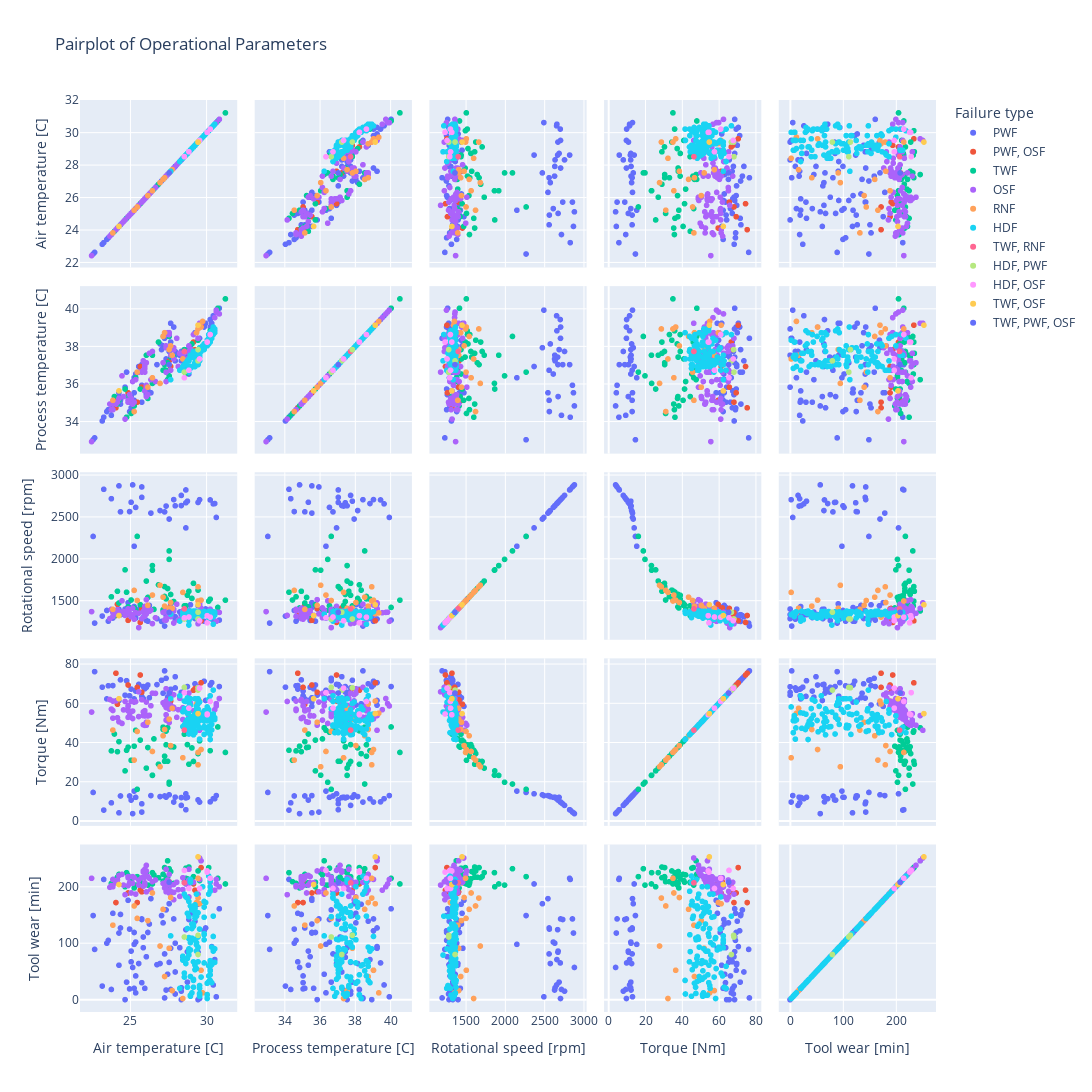

Notebook cell for this chart:
### Markdown cell above
## Hypothesis Testing
### **Question 1:** Does a relationship exist between operational parameters and the occurrence of machine failures?

`Null Hypothesis (H0)`: There is no significant relationship between the operational parameters and `machine failure`.

`Alternate Hypothesis (H1)`: There is a significant relationship between the operational parameters `machine failure`.

### **Question 2**: Given the operational parameters and machine states available in the dataset, can we identify patterns or conditions indicative of an impending failure?

`Null Hypothesis (H0)`: There are no patterns or conditions in the operational parameters and machine states available in the dataset that are indicative of an impending failure.

`Alternate Hypothesis (H1)`: There are patterns or conditions in the operational parameters and machine states available in the dataset that are indicative of an impending failure.

### Code cell
color = 'Failure type' if 'Failure type' in filtered_df.columns else None

fig = px.scatter_matrix(filtered_df, dimensions=columns_to_plot, color=color, title="Pairplot of Operational Parameters")
fig.update_layout(height=1200, width=1200)
fig.show()

fig.write_image('../img/pairplot_ops_params1.png')

### Figure 1 — Plotly figure (JSON) as saved in the notebook; plotly's stock layout.template omitted (floating-point values rounded to 4 significant figures)
{"data": [{"dimensions": [{"axis": {"matches": true}, "label": "Air temperature [C]", "values": [25.75, 25.25, 25.05, 25.25, 24.95, 24.35, 24.25, 24.25, 24.75, 23.25, 22.65, 22.55, 23.15, 23.75, 23.45, 23.55, 23.85, 25.25, 25.75, 24.85, 25.15, 25.05, 24.95, 25.35, 26.15, 26.35, 26.25, 25.75, 26.05, 25.95, 27.45, 27.35, 27.25, 28.35, 28.35, 28.65, 29.55, 29.45, 28.95, 28.75, 28.75, 28.65, 28.65, 28.85, 29.45, 30.55, 30.25, 30.35, 30.65, 30.45, 30.85, 30.25, 29.45, 29.85, 29.95, 29.25, 27.55, 27.95, 27.95, 28.25, 28.45, 28.35, 27.95, 27.65, 27.55, 27.35, 26.75, 26.95, 27.15, 27.05, 27.25, 27.65, 27.85, 25.85, 25.55, 25.35, 24.35, 24.65, 25.85, 25.35]}, {"axis": {"matches": true}, "label": "Process temperature [C]", "values": [35.95, 35.15, 35.35, 35.55, 35.05, 35.15, 35.35, 35.55, 36.65, 34.25, 33.15, 33.05, 34.05, 34.35, 34.55, 34.65, 34.75, 36.35, 37.05, 35.55, 34.85, 34.75, 34.55, 35.05, 35.75, 35.55, 35.55, 35.05, 35.45, 35.65, 36.25, 36.65, 36.75, 37.75, 37.25, 37.45, 38.45, 38.35, 38.05, 37.85, 37.45, 36.95, 37.05, 36.55, 37.05, 38.85, 39.05, 39.25, 39.95, 39.65, 40.05, 39.45, 38.95, 39.05, 39.25, 38.75, 37.75, 37.75, 37.25, 37.55, 37.45, 37.55, 37.55, 38.25, 37.95, 37.35, 37.05, 38.15, 38.05, 37.85, 38.45, 39.25, 39.05, 37.15, 36.95, 36.55, 34.95, 35.85, 37.05, 36.35]}, {"axis": {"matches": true}, "label": "Rotational speed [rpm]", "values": [2861, 1433, 2678, 1421, 1420, 2564, 1399, 2874, 1336, 2833, 1235, 2270, 1319, 2721, 1386, 1258, 1296, 2153, 2737, 1479, 2886, 1313, 2567, 1301, 1258, 2549, 1446, 1372, 1267, 1320, 1367, 1324, 2563, 2760, 2639, 2672, 2709, 1442, 1454, 2691, 1331, 2372, 2825, 1386, 2676, 2663, 1337, 1284, 2497, 2659, 1271, 2706, 1288, 1257, 1404, 1290, 1356, 1282, 1312, 1368, 1309, 1336, 2636, 1322, 2478, 2633, 1288, 2579, 1381, 1255, 1200, 1465, 2710, 1303, 1402, 2617, 1334, 1403, 1377, 1294]}, {"axis": {"matches": true}, "label": "Torque [Nm]", "values": [4.6, 62.3, 10.7, 60.7, 63.9, 12.8, 61.5, 4.2, 71.6, 5.6, 76.2, 14.6, 68.3, 9.3, 62.3, 69, 69.1, 15.3, 8.8, 58.5, 3.8, 67.3, 12.8, 66.3, 69.4, 13, 62.9, 63.6, 68.2, 67.5, 63.2, 72.8, 12.8, 8, 12, 11.8, 9.7, 59.8, 59.2, 12.1, 68.6, 13.9, 5.8, 62.7, 10.8, 11.4, 69.4, 70.6, 13, 11.4, 68.6, 9.8, 68.5, 71.3, 61.5, 70, 65.3, 67.9, 73.6, 63.7, 65.8, 65.6, 12.2, 67.2, 13.4, 12.2, 69.6, 12.5, 65.2, 71.8, 76.6, 59.1, 9.7, 68.6, 69.7, 12.1, 72, 64.2, 62.5, 66.7]}, {"axis": {"matches": true}, "label": "Tool wear [min]", "values": [143, 20, 86, 119, 19, 127, 61, 118, 31, 213, 89, 149, 24, 18, 100, 105, 153, 98, 142, 176, 57, 67, 125, 42, 119, 179, 134, 30, 76, 20, 45, 159, 81, 15, 21, 124, 2, 169, 153, 31, 85, 205, 215, 142, 84, 71, 52, 94, 5, 26, 161, 65, 0, 122, 127, 139, 66, 10, 49, 92, 75, 0, 100, 18, 170, 17, 62, 64, 136, 149, 3, 91, 143, 111, 64, 102, 151, 0, 92, 12]}], "hovertemplate": "Failure type=PWF<br>%{xaxis.title.text}=%{x}<br>%{yaxis.title.text}=%{y}<extra></extra>", "legendgroup": "PWF", "marker": {"color": "#636efa", "symbol": "circle"}, "name": "PWF", "showlegend": true, "type": "splom"}, {"dimensions": [{"axis": {"matches": true}, "label": "Air temperature [C]", "values": [25.75, 25.65, 24.85, 29.25, 29.15, 29.65, 27.65, 27.55, 24.15, 24.05, 25.45]}, {"axis": {"matches": true}, "label": "Process temperature [C]", "values": [35.85, 36.95, 35.55, 37.85, 38.25, 39.15, 36.95, 37.25, 35.15, 34.75, 35.05]}, {"axis": {"matches": true}, "label": "Rotational speed [rpm]", "values": [1410, 1243, 1268, 1338, 1333, 1262, 1405, 1416, 1459, 1326, 1361]}, {"axis": {"matches": true}, "label": "Torque [Nm]", "values": [65.7, 74.5, 69.4, 67.6, 66.7, 70.5, 61.2, 61.8, 59.6, 75.4, 68.2]}, {"axis": {"matches": true}, "label": "Tool wear [min]", "values": [191, 194, 189, 194, 205, 234, 189, 209, 207, 172, 172]}], "hovertemplate": "Failure type=PWF, OSF<br>%{xaxis.title.text}=%{x}<br>%{yaxis.title.text}=%{y}<extra></extra>", "legendgroup": "PWF, OSF", "marker": {"color": "#EF553B", "symbol": "circle"}, "name": "PWF, OSF", "showlegend": true, "type": "splom"}, {"dimensions": [{"axis": {"matches": true}, "label": "Air temperature [C]", "values": [25.65, 23.75, 24.85, 24.75, 25.05, 25.25, 26.45, 26.15, 26.55, 27.45, 27.55, 28.75, 29.05, 29.45, 28.85, 29.15, 28.65, 29.55, 30.15, 30.25, 31.25, 30.75, 27.25, 27.65, 27.85, 27.35, 27.15, 28.55, 27.45, 26.85, 27.35, 27.55, 27.15, 27.25, 26.05, 25.35, 24.25, 23.95, 24.15, 24.65, 26.45, 25.45]}, {"axis": {"matches": true}, "label": "Process temperature [C]", "values": [35.75, 34.65, 35.35, 34.25, 34.45, 34.85, 36.05, 35.25, 36.15, 36.25, 36.45, 37.75, 38.15, 38.35, 37.65, 37.75, 36.55, 37.35, 38.25, 38.85, 40.55, 40.05, 37.05, 37.45, 37.45, 36.75, 36.75, 37.85, 37.15, 38.25, 38.65, 38.55, 38.55, 38.65, 37.55, 36.35, 35.15, 35.35, 34.95, 35.75, 37.55, 36.65]}, {"axis": {"matches": true}, "label": "Rotational speed [rpm]", "values": [1455, 1549, 1429, 1604, 1511, 1416, 1867, 1542, 1399, 1380, 1996, 1567, 1530, 1629, 1615, 1710, 1442, 1446, 1497, 1521, 1509, 1422, 1671, 1577, 1493, 1397, 1394, 1441, 1648, 1692, 1524, 2097, 1374, 1553, 1737, 1385, 1475, 1323, 1615, 1871, 1922, 2271]}, {"axis": {"matches": true}, "label": "Torque [Nm]", "values": [41.3, 35.8, 37.7, 36.1, 31, 38.2, 23.4, 37.5, 41.9, 47.6, 19.8, 39, 37.3, 34.4, 29, 30.4, 45.3, 40.9, 46, 35.9, 35, 48, 30.5, 37.9, 37.8, 45.9, 46.7, 44.3, 30.5, 29, 38.9, 18.9, 47.9, 33.1, 27, 46.3, 40.5, 44.4, 35.4, 25.6, 23.3, 16.2]}, {"axis": {"matches": true}, "label": "Tool wear [min]", "values": [208, 206, 220, 225, 209, 198, 225, 203, 221, 246, 203, 214, 207, 228, 235, 218, 233, 211, 234, 215, 205, 215, 234, 227, 206, 210, 210, 208, 217, 216, 214, 232, 222, 209, 225, 203, 222, 207, 217, 200, 205, 218]}], "hovertemplate": "Failure type=TWF<br>%{xaxis.title.text}=%{x}<br>%{yaxis.title.text}=%{y}<extra></extra>", "legendgroup": "TWF", "marker": {"color": "#00cc96", "symbol": "circle"}, "name": "TWF", "showlegend": true, "type": "splom"}, {"dimensions": [{"axis": {"matches": true}, "label": "Air temperature [C]", "values": [25.25, 25.15, 24.85, 24.85, 24.85, 24.55, 24.45, 23.65, 22.45, 23.85, 23.85, 23.75, 23.85, 25.85, 25.85, 25.55, 25.05, 24.85, 24.65, 26.35, 26.15, 26.05, 25.95, 26.05, 26.05, 26.65, 27.35, 27.35, 28.15, 28.25, 28.45, 28.85, 28.85, 29.45, 28.95, 28.85, 28.75, 30.25, 30.55, 30.65, 30.85, 30.65, 29.65, 29.55, 29.55, 29.15, 27.65, 27.85, 27.85, 27.85, 27.65, 28.45, 28.05, 27.15, 27.45, 27.35, 27.35, 27.55, 27.35, 27.25, 27.55, 27.55, 26.45, 26.25, 25.55, 24.25, 24.05, 24.15, 24.95, 25.95, 25.85, 25.95, 25.75, 25.95, 25.95, 26.05, 25.35, 25.15]}, {"axis": {"matches": true}, "label": "Process temperature [C]", "values": [35.05, 34.95, 35.05, 35.15, 35.15, 35.35, 36.45, 34.95, 32.95, 34.65, 34.65, 34.65, 34.95, 37.25, 37.25, 36.65, 35.25, 35.05, 34.15, 36.25, 35.45, 35.35, 35.65, 35.85, 35.95, 36.15, 36.15, 36.65, 36.95, 37.65, 37.65, 37.75, 38.05, 38.45, 37.85, 37.65, 37.35, 38.65, 39.55, 39.95, 39.75, 39.85, 39.25, 39.25, 39.05, 38.65, 37.55, 37.95, 37.85, 37.35, 36.75, 37.55, 38.45, 37.15, 38.75, 37.95, 38.05, 38.65, 38.65, 38.65, 38.75, 38.75, 37.75, 37.65, 36.65, 35.25, 34.95, 35.05, 35.45, 36.65, 36.75, 36.85, 36.65, 36.95, 37.05, 37.15, 36.25, 36.15]}, {"axis": {"matches": true}, "label": "Rotational speed [rpm]", "values": [1282, 1412, 1348, 1362, 1405, 1373, 1501, 1289, 1372, 1385, 1316, 1400, 1362, 1365, 1371, 1354, 1310, 1365, 1327, 1390, 1384, 1378, 1329, 1515, 1345, 1299, 1417, 1379, 1269, 1285, 1355, 1378, 1270, 1227, 1351, 1383, 1340, 1401, 1359, 1256, 1363, 1365, 1411, 1477, 1450, 1369, 1339, 1236, 1399, 1379, 1312, 1380, 1461, 1362, 1372, 1296, 1270, 1336, 1368, 1272, 1335, 1399, 1229, 1376, 1181, 1369, 1340, 1396, 1354, 1398, 1373, 1367, 1287, 1435, 1317, 1352, 1360, 1337]}, {"axis": {"matches": true}, "label": "Torque [Nm]", "values": [60.7, 52.3, 58.8, 56.8, 56.2, 56.7, 49.8, 62, 55.6, 56.4, 61.2, 57.1, 52.5, 49.1, 53.8, 53.3, 61, 52.9, 61, 58.8, 53.6, 50.4, 53.6, 48.9, 60.7, 65.1, 51.5, 54.2, 56.8, 62.6, 57.8, 53.1, 65.3, 68.2, 60.3, 50.3, 55.7, 53, 56.8, 58.7, 62.5, 59.9, 53.8, 46.3, 52.1, 56.2, 59.1, 64.4, 58, 57.3, 65.3, 51.8, 52.9, 60.3, 60.1, 61.3, 67.5, 58.4, 57.9, 59.2, 57.1, 50.2, 65.2, 53.9, 65.9, 50.6, 61.3, 52.7, 53.9, 55.4, 55.7, 56.3, 61.9, 48.8, 54.8, 48.9, 60.9, 56.1]}, {"axis": {"matches": true}, "label": "Tool wear [min]", "values": [216, 218, 202, 216, 218, 203, 222, 199, 215, 202, 200, 202, 213, 226, 228, 212, 189, 218, 186, 195, 218, 220, 207, 228, 191, 212, 231, 207, 195, 183, 195, 212, 182, 187, 207, 231, 204, 208, 194, 213, 200, 205, 246, 251, 213, 208, 203, 177, 190, 204, 192, 216, 208, 206, 212, 202, 208, 189, 191, 198, 194, 222, 209, 215, 203, 220, 207, 212, 207, 217, 201, 203, 216, 229, 231, 238, 187, 206]}], "hovertemplate": "Failure type=OSF<br>%{xaxis.title.text}=%{x}<br>%{yaxis.title.text}=%{y}<extra></extra>", "legendgroup": "OSF", "marker": {"color": "#ab63fa", "symbol": "circle"}, "name": "OSF", "showlegend": true, "type": "splom"}, {"dimensions": [{"axis": {"matches": true}, "label": "Air temperature [C]", "values": [23.85, 25.45, 25.25, 26.45, 26.15, 26.95, 28.45, 29.55, 29.45, 29.75, 29.65, 29.35, 29.45, 27.75, 27.65, 27.55, 27.15, 27.25]}, {"axis": {"matches": true}, "label": "Process temperature [C]", "values": [35.15, 36.65, 34.55, 36.35, 35.85, 36.05, 37.35, 39.15, 38.95, 39.35, 39.05, 38.75, 38.95, 37.55, 38.05, 37.85, 38.55, 38.75]}, {"axis": {"matches": true}, "label": "Rotational speed [rpm]", "values": [1399, 1505, 1626, 1570, 1447, 1687, 1602, 1346, 1499, 1357, 1509, 1306, 1668, 1412, 1481, 1413, 1545, 1438]}, {"axis": {"matches": true}, "label": "Torque [Nm]", "values": [46.4, 45.7, 31.1, 35.5, 50.4, 27.7, 32.3, 61.2, 35, 55, 36.5, 59.7, 28.7, 57.5, 38.5, 52, 43.5, 46.7]}, {"axis": {"matches": true}, "label": "Tool wear [min]", "values": [132, 144, 166, 189, 140, 95, 2, 170, 215, 12, 52, 172, 180, 16, 181, 91, 160, 41]}], "hovertemplate": "Failure type=RNF<br>%{xaxis.title.text}=%{x}<br>%{yaxis.title.text}=%{y}<extra></extra>", "legendgroup": "RNF", "marker": {"color": "#FFA15A", "symbol": "circle"}, "name": "RNF", "showlegend": true, "type": "splom"}, {"dimensions": [{"axis": {"matches": true}, "label": "Air temperature [C]", "values": [27.65, 29.15, 29.15, 29.15, 29.15, 28.95, 29.15, 28.95, 28.85, 28.85, 28.75, 28.75, 28.95, 28.95, 28.95, 28.75, 28.55, 28.55, 28.75, 28.85, 28.85, 28.85, 29.05, 29.05, 29.05, 29.25, 29.25, 29.05, 29.05, 28.95, 28.95, 29.45, 29.35, 29.35, 29.45, 29.55, 29.45, 28.85, 28.75, 28.65, 28.55, 28.25, 28.65, 28.45, 28.45, 28.85, 28.95, 28.95, 29.05, 29.15, 29.25, 29.35, 29.25, 29.45, 29.25, 29.15, 29.35, 29.25, 29.25, 29.55, 29.55, 29.45, 29.35, 29.25, 29.25, 29.25, 29.25, 29.35, 29.55, 29.55, 29.55, 29.65, 29.85, 29.85, 29.85, 29.85, 29.85, 29.85, 29.95, 29.85, 29.75, 30.05, 30.15, 30.25, 30.15, 30.45, 30.15, 30.25, 30.25, 30.25, 30.15, 30.05, 30.05, 30.05, 30.25, 30.35, 30.55, 30.45, 30.35, 30.45, 30.35, 30.25, 30.15, 30.25, 30.25, 30.55]}, {"axis": {"matches": true}, "label": "Process temperature [C]", "values": [36.25, 37.75, 37.65, 37.75, 37.75, 37.45, 37.75, 37.55, 37.25, 37.25, 37.25, 37.25, 37.55, 37.55, 37.55, 37.25, 37.05, 37.05, 37.25, 37.25, 37.35, 37.35, 37.45, 37.45, 37.45, 37.75, 37.55, 37.45, 37.45, 37.55, 37.55, 37.85, 37.75, 37.75, 37.85, 37.95, 37.75, 36.95, 36.75, 36.75, 36.75, 36.75, 37.15, 36.95, 36.95, 36.65, 36.95, 36.85, 36.95, 36.95, 37.05, 37.15, 36.95, 37.05, 36.95, 36.95, 37.05, 37.15, 37.15, 37.35, 37.25, 37.25, 37.05, 37.05, 37.35, 37.15, 37.05, 37.25, 37.45, 37.55, 37.65, 37.75, 38.05, 38.05, 37.85, 37.95, 38.15, 38.15, 38.15, 38.05, 38.05, 38.25, 38.15, 38.25, 38.35, 38.65, 38.45, 38.55, 38.65, 38.65, 38.45, 38.35, 38.25, 38.05, 38.55, 38.45, 38.75, 38.85, 38.75, 39.05, 38.85, 38.75, 38.65, 38.75, 38.65, 38.95]}, {"axis": {"matches": true}, "label": "Rotational speed [rpm]", "values": [1342, 1377, 1377, 1379, 1360, 1326, 1366, 1294, 1357, 1336, 1376, 1370, 1325, 1376, 1364, 1286, 1311, 1331, 1373, 1212, 1370, 1263, 1346, 1355, 1346, 1349, 1362, 1334, 1348, 1314, 1359, 1369, 1330, 1356, 1329, 1297, 1331, 1361, 1374, 1334, 1317, 1259, 1341, 1362, 1326, 1280, 1379, 1355, 1368, 1353, 1331, 1326, 1358, 1325, 1379, 1321, 1329, 1374, 1378, 1351, 1305, 1359, 1307, 1346, 1372, 1375, 1351, 1349, 1349, 1369, 1275, 1312, 1374, 1361, 1359, 1372, 1365, 1335, 1336, 1341, 1330, 1349, 1350, 1307, 1373, 1222, 1337, 1353, 1366, 1341, 1301, 1336, 1351, 1363, 1295, 1361, 1332, 1309, 1344, 1371, 1366, 1377, 1315, 1298, 1316, 1363]}, {"axis": {"matches": true}, "label": "Torque [Nm]", "values": [62.4, 46.8, 47.3, 49.3, 44, 59.1, 48.4, 62.4, 58, 58.2, 54.9, 51.7, 45.1, 46.3, 47.8, 62.8, 57.4, 61.2, 48, 55.6, 44.4, 60.6, 47.5, 51.5, 49.2, 46.1, 54.8, 53.2, 48.4, 52.8, 49.3, 60, 56.9, 55.5, 48.6, 60.7, 52, 45.4, 48.5, 61, 49, 63.9, 50.5, 55.8, 48.2, 57.3, 48.2, 45.1, 51.6, 50.9, 45.5, 58.5, 54.6, 62.4, 48.9, 52.7, 50.6, 51.2, 54.3, 41.8, 55.2, 57.2, 54, 62.4, 45.7, 52.5, 45.1, 55.1, 51.2, 47.5, 55, 52.2, 48.2, 47.6, 44.2, 54.3, 56.2, 53.6, 52.6, 51, 53.7, 51.1, 48.1, 54, 47.3, 66.8, 56.8, 44.1, 50.9, 47, 45.1, 58.2, 53.8, 46.7, 51.3, 46.5, 52.7, 52.9, 49.3, 54.6, 54.5, 41.6, 62, 63.9, 50.9, 51.8]}, {"axis": {"matches": true}, "label": "Tool wear [min]", "values": [113, 166, 22, 34, 67, 88, 130, 101, 108, 110, 126, 153, 208, 210, 213, 22, 40, 47, 73, 79, 85, 90, 109, 126, 134, 148, 155, 159, 161, 8, 41, 93, 97, 101, 111, 125, 154, 174, 180, 182, 187, 20, 64, 70, 77, 147, 166, 6, 12, 36, 53, 55, 61, 92, 107, 134, 148, 163, 165, 10, 20, 67, 86, 106, 144, 161, 168, 187, 6, 11, 25, 40, 65, 106, 115, 117, 146, 164, 172, 174, 200, 9, 32, 44, 60, 148, 187, 192, 200, 210, 219, 2, 8, 29, 51, 62, 66, 86, 93, 112, 30, 34, 42, 59, 69, 90]}], "hovertemplate": "Failure type=HDF<br>%{xaxis.title.text}=%{x}<br>%{yaxis.title.text}=%{y}<extra></extra>", "legendgroup": "HDF", "marker": {"color": "#19d3f3", "symbol": "circle"}, "name": "HDF", "showlegend": true, "type": "splom"}, {"dimensions": [{"axis": {"matches": true}, "label": "Air temperature [C]", "values": [28.55]}, {"axis": {"matches": true}, "label": "Process temperature [C]", "values": [37.75]}, {"axis": {"matches": true}, "label": "Rotational speed [rpm]", "values": [1405]}, {"axis": {"matches": true}, "label": "Torque [Nm]", "values": [46.4]}, {"axis": {"matches": true}, "label": "Tool wear [min]", "values": [207]}], "hovertemplate": "Failure type=TWF, RNF<br>%{xaxis.title.text}=%{x}<br>%{yaxis.title.text}=%{y}<extra></extra>", "legendgroup": "TWF, RNF", "marker": {"color": "#FF6692", "symbol": "circle"}, "name": "TWF, RNF", "showlegend": true, "type": "splom"}, {"dimensions": [{"axis": {"matches": true}, "label": "Air temperature [C]", "values": [29.45, 28.55, 29.45]}, {"axis": {"matches": true}, "label": "Process temperature [C]", "values": [37.85, 36.65, 37.25]}, {"axis": {"matches": true}, "label": "Rotational speed [rpm]", "values": [1284, 1284, 1365]}, {"axis": {"matches": true}, "label": "Torque [Nm]", "values": [68, 68.2, 66.8]}, {"axis": {"matches": true}, "label": "Tool wear [min]", "values": [114, 111, 80]}], "hovertemplate": "Failure type=HDF, PWF<br>%{xaxis.title.text}=%{x}<br>%{yaxis.title.text}=%{y}<extra></extra>", "legendgroup": "HDF, PWF", "marker": {"color": "#B6E880", "symbol": "circle"}, "name": "HDF, PWF", "showlegend": true, "type": "splom"}, {"dimensions": [{"axis": {"matches": true}, "label": "Air temperature [C]", "values": [28.85, 28.55, 29.55, 30.05, 30.05, 30.25]}, {"axis": {"matches": true}, "label": "Process temperature [C]", "values": [36.75, 36.35, 37.35, 38.25, 38.25, 38.65]}, {"axis": {"matches": true}, "label": "Rotational speed [rpm]", "values": [1308, 1298, 1263, 1238, 1324, 1306]}, {"axis": {"matches": true}, "label": "Torque [Nm]", "values": [57.6, 65.5, 67.8, 54.6, 54.2, 61]}, {"axis": {"matches": true}, "label": "Tool wear [min]", "values": [197, 229, 197, 226, 228, 215]}], "hovertemplate": "Failure type=HDF, OSF<br>%{xaxis.title.text}=%{x}<br>%{yaxis.title.text}=%{y}<extra></extra>", "legendgroup": "HDF, OSF", "marker": {"color": "#FF97FF", "symbol": "circle"}, "name": "HDF, OSF", "showlegend": true, "type": "splom"}, {"dimensions": [{"axis": {"matches": true}, "label": "Air temperature [C]", "values": [29.45, 24.25]}, {"axis": {"matches": true}, "label": "Process temperature [C]", "values": [39.15, 35.65]}, {"axis": {"matches": true}, "label": "Rotational speed [rpm]", "values": [1454, 1325]}, {"axis": {"matches": true}, "label": "Torque [Nm]", "values": [54.8, 62.4]}, {"axis": {"matches": true}, "label": "Tool wear [min]", "values": [253, 204]}], "hovertemplate": "Failure type=TWF, OSF<br>%{xaxis.title.text}=%{x}<br>%{yaxis.title.text}=%{y}<extra></extra>", "legendgroup": "TWF, OSF", "marker": {"color": "#FECB52", "symbol": "circle"}, "name": "TWF, OSF", "showlegend": true, "type": "splom"}, {"dimensions": [{"axis": {"matches": true}, "label": "Air temperature [C]", "values": [27.55]}, {"axis": {"matches": true}, "label": "Process temperature [C]", "values": [37.05]}, {"axis": {"matches": true}, "label": "Rotational speed [rpm]", "values": [1364]}, {"axis": {"matches": true}, "label": "Torque [Nm]", "values": [65.3]}, {"axis": {"matches": true}, "label": "Tool wear [min]", "values": [208]}], "hovertemplate": "Failure type=TWF, PWF, OSF<br>%{xaxis.title.text}=%{x}<br>%{yaxis.title.text}=%{y}<extra></extra>", "legendgroup": "TWF, PWF, OSF", "marker": {"color": "#636efa", "symbol": "circle"}, "name": "TWF, PWF, OSF", "showlegend": true, "type": "splom"}], "layout": {"dragmode": "select", "height": 1200, "legend": {"title": {"text": "Failure type"}, "tracegroupgap": 0}, "title": {"text": "Pairplot of Operational Parameters"}, "width": 1200}}
